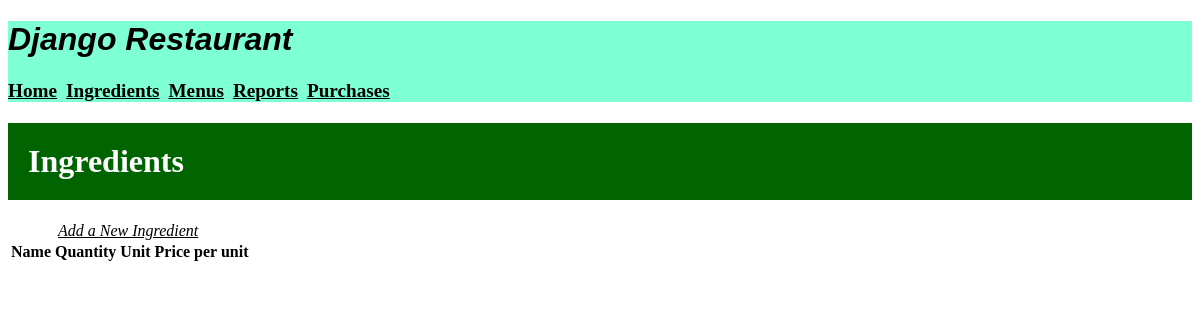
The page /ingredients/ on the database as committed earlier.
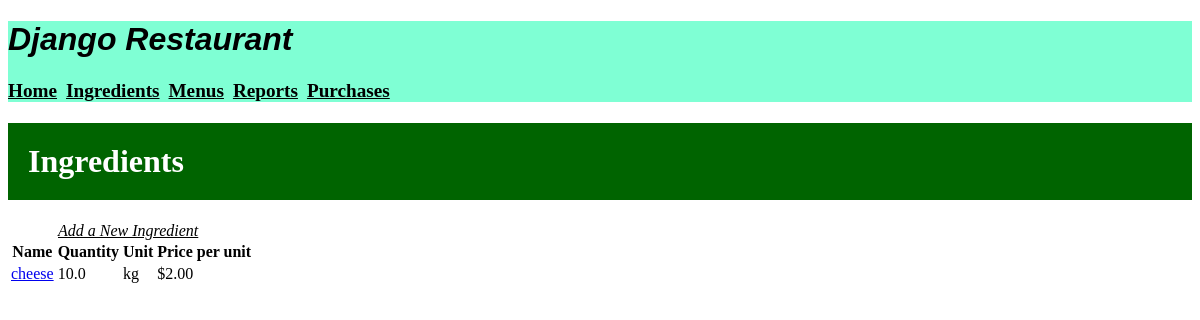
The same page on the database as committed later.
### inventory/models.py (models this page shows, shortened)
class Ingredient(models.Model):
    name = models.CharField(max_length=50)
    quantity = models.FloatField(default=0.0)
    unit = models.CharField(max_length=30)
    unit_price = models.FloatField(default=0.0)

### inventory/views.py (the view)
# urls.py: path('ingredients/', views.IngredientView.as_view(), name="ingredients"),
class IngredientView(ListView):
    model = Ingredient
    template_name = "inventory/ingredient.html"

### inventory/templates/inventory/ingredient.html
{% extends 'inventory/base.html' %}
{% load static %}
{% block content %}
<h1 class="submenu" >Ingredients</h1>
<a class="link" href="{% url 'create_ingredient' %}">Add a New Ingredient</a>
    <table>
        <tr>
            <th>Name</th>
            <th>Quantity</th>
            <th>Unit</th>
            <th>Price per unit</th>
        </tr>
        {% for ingredient in object_list %}
            <tr>
                <td>
                    <a href="{% url "update_ingredient" ingredient.id %}">{{ ingredient.name }}</a>
                </td>
                <td>{{ ingredient.quantity }}</td>
                <td>{{ ingredient.unit }}</td>
                <td class="price">${{ ingredient.unit_price|stringformat:".2f" }}</td>
            </tr>
        {% endfor %}
    </table>
{% endblock %}

Rows that differ between the two databases and show on the page:
added Ingredient: name "cheese", quantity "10.0", unit "kg", unit_price "2.00"
